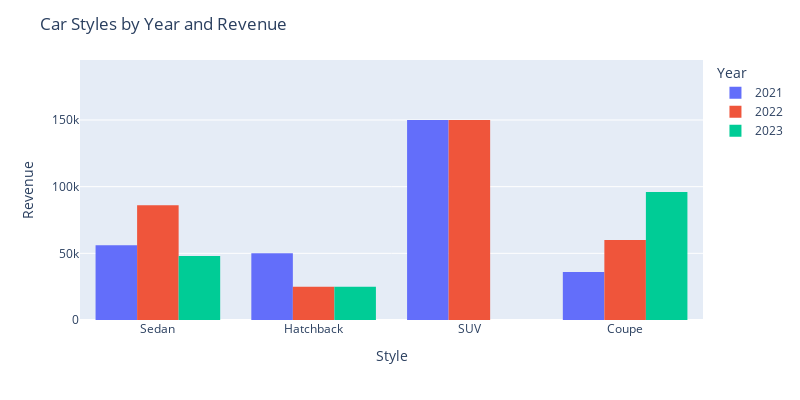

Here is the notebook cell this chart was saved with:
### Code cell
import plotly.express as px
fig = px.histogram(df, x="Style", y="Revenue", color="year", barmode="group")
fig.update_layout(
    width=800,  # Set desired width in pixels
    height=400,  # Set desired height in pixels
    title="Car Styles by Year and Revenue",
    xaxis_title="Style",
    yaxis_title="Revenue",
    legend_title="Year",
)
fig.update_layout(yaxis=dict(range=[0 , 195000 ]))
fig.show()

### Figure 1 — Plotly figure (JSON) as saved in the notebook; plotly's stock layout.template omitted (floating-point values rounded to 4 significant figures)
{"data": [{"alignmentgroup": "True", "bingroup": "x", "histfunc": "sum", "hovertemplate": "year=2021<br>Style=%{x}<br>sum of Revenue=%{y}<extra></extra>", "legendgroup": "2021", "marker": {"color": "#636efa", "pattern": {"shape": ""}}, "name": "2021", "offsetgroup": "2021", "orientation": "v", "showlegend": true, "type": "histogram", "x": ["Sedan", "Hatchback", "SUV", "Coupe"], "xaxis": "x", "y": [56000, 50000, 150000, 36000], "yaxis": "y"}, {"alignmentgroup": "True", "bingroup": "x", "histfunc": "sum", "hovertemplate": "year=2022<br>Style=%{x}<br>sum of Revenue=%{y}<extra></extra>", "legendgroup": "2022", "marker": {"color": "#EF553B", "pattern": {"shape": ""}}, "name": "2022", "offsetgroup": "2022", "orientation": "v", "showlegend": true, "type": "histogram", "x": ["Sedan", "Hatchback", "SUV", "Coupe"], "xaxis": "x", "y": [86000, 25000, 150000, 60000], "yaxis": "y"}, {"alignmentgroup": "True", "bingroup": "x", "histfunc": "sum", "hovertemplate": "year=2023<br>Style=%{x}<br>sum of Revenue=%{y}<extra></extra>", "legendgroup": "2023", "marker": {"color": "#00cc96", "pattern": {"shape": ""}}, "name": "2023", "offsetgroup": "2023", "orientation": "v", "showlegend": true, "type": "histogram", "x": ["Hatchback", "Coupe", "Sedan"], "xaxis": "x", "y": [25000, 96000, 48000], "yaxis": "y"}], "layout": {"barmode": "group", "height": 400, "legend": {"title": {"text": "Year"}, "tracegroupgap": 0}, "margin": {"t": 60}, "title": {"text": "Car Styles by Year and Revenue"}, "width": 800, "xaxis": {"anchor": "y", "domain": [0, 1], "title": {"text": "Style"}}, "yaxis": {"anchor": "x", "domain": [0, 1], "range": [0, 195000], "title": {"text": "Revenue"}}}}
